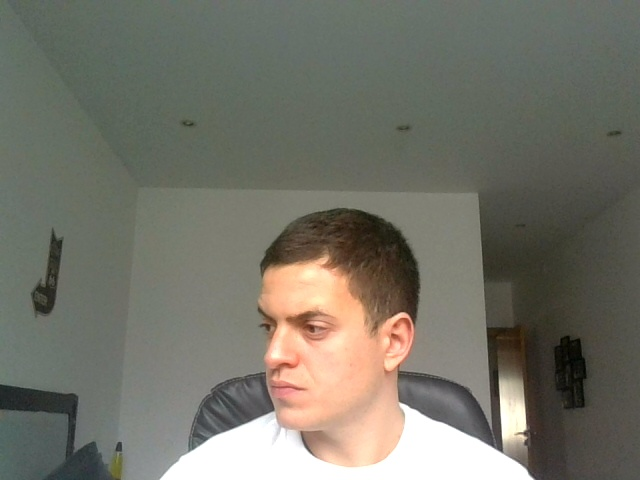
#> input picture data/raw/img_009.jpg, 640 x 480 px, found by its file name
$ python preprocess.py
#> lines starting #> are read from the running program, lines starting #| are printed output that depends on the picture
# src/preprocess.py

import cv2
import os

def preprocess_image(input_path, output_path, target_size=(416, 416)):
    # Lê a imagem
#> called with input_path = 'data/raw/img_009.jpg', output_path = 'data/processed/img_000_processed.jpg', target_size = (416, 416)
    image = cv2.imread(input_path)
#> image is the input picture: shape (480, 640, 3); mean B, G, R 104, 114.7, 115.8
    if image is None:
        print(f"Erro ao ler a imagem {input_path}")
        return

    # Redimensiona a imagem para o tamanho alvo
    processed_image = cv2.resize(image, target_size)
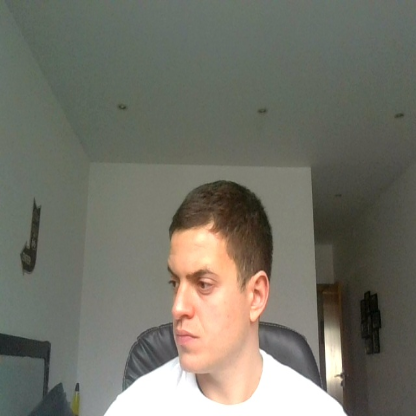
#> processed_image: shape (416, 416, 3); mean B, G, R 103.9, 114.6, 115.7

    # (Opcional) Normalização: converte os valores dos pixels para [0, 1]
    processed_image = processed_image / 255.0

    # Salva a imagem pré-processada
    # Se necessário, converta de volta para formato [0,255] para salvamento visual
    save_image = (processed_image * 255).astype("uint8")
    cv2.imwrite(output_path, save_image)
    print(f"Imagem pré-processada salva em {output_path}")

if __name__ == "__main__":
    os.makedirs("data/processed/", exist_ok=True)
    input_img = "data/raw/img_009.jpg"  # Exemplo: imagem capturada anteriormente
    output_img = "data/processed/img_000_processed.jpg"
    preprocess_image(input_img, output_img)
